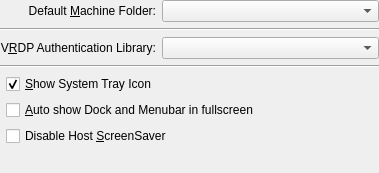
<?xml version="1.0" encoding="UTF-8"?>
<ui version="4.0">
 <comment>
 VBox frontends: Qt4 GUI (&quot;VirtualBox&quot;):

     Copyright (C) 2008-2010 Oracle Corporation

     This file is part of VirtualBox Open Source Edition (OSE), as
     available from http://www.virtualbox.org. This file is free software;
     you can redistribute it and/or modify it under the terms of the GNU
     General Public License (GPL) as published by the Free Software
     Foundation, in version 2 as it comes in the "COPYING" file of the
     VirtualBox OSE distribution. VirtualBox OSE is distributed in the
     hope that it will be useful, but WITHOUT ANY WARRANTY of any kind.
 </comment>
 <class>VBoxGLSettingsGeneral</class>
 <widget class="QWidget" name="VBoxGLSettingsGeneral">
  <property name="geometry">
   <rect>
    <x>0</x>
    <y>0</y>
    <width>379</width>
    <height>173</height>
   </rect>
  </property>
  <layout class="QGridLayout">
   <property name="margin">
    <number>0</number>
   </property>
   <item row="0" column="0" colspan="2">
    <widget class="QLabel" name="mLbMach">
     <property name="text">
      <string>Default &amp;Machine Folder:</string>
     </property>
     <property name="alignment">
      <set>Qt::AlignRight|Qt::AlignTrailing|Qt::AlignVCenter</set>
     </property>
     <property name="buddy">
      <cstring>mPsMach</cstring>
     </property>
    </widget>
   </item>
   <item row="0" column="2">
    <widget class="VBoxFilePathSelectorWidget" name="mPsMach">
     <property name="sizePolicy">
      <sizepolicy hsizetype="MinimumExpanding" vsizetype="Fixed">
       <horstretch>0</horstretch>
       <verstretch>0</verstretch>
      </sizepolicy>
     </property>
    </widget>
   </item>
   <item row="1" column="0" colspan="3">
    <widget class="Line" name="mLnSeparator">
     <property name="orientation">
      <enum>Qt::Horizontal</enum>
     </property>
    </widget>
   </item>
   <item row="2" column="0" colspan="2">
    <widget class="QLabel" name="mLbVRDP">
     <property name="text">
      <string>V&amp;RDP Authentication Library:</string>
     </property>
     <property name="alignment">
      <set>Qt::AlignRight|Qt::AlignTrailing|Qt::AlignVCenter</set>
     </property>
     <property name="buddy">
      <cstring>mPsVRDP</cstring>
     </property>
    </widget>
   </item>
   <item row="2" column="2">
    <widget class="VBoxFilePathSelectorWidget" name="mPsVRDP">
     <property name="sizePolicy">
      <sizepolicy hsizetype="MinimumExpanding" vsizetype="Fixed">
       <horstretch>0</horstretch>
       <verstretch>0</verstretch>
      </sizepolicy>
     </property>
    </widget>
   </item>
   <item row="3" column="0" colspan="3">
    <widget class="Line" name="mLnSeparator2">
     <property name="orientation">
      <enum>Qt::Horizontal</enum>
     </property>
    </widget>
   </item>
   <item row="4" column="0">
    <widget class="QWidget" name="mWtSpacer1">
     <property name="sizePolicy">
      <sizepolicy hsizetype="Fixed" vsizetype="Minimum">
       <horstretch>0</horstretch>
       <verstretch>0</verstretch>
      </sizepolicy>
     </property>
     <property name="minimumWidth">
      <number>34</number>
     </property>
    </widget>
   </item>
   <item row="4" column="1" colspan="2">
    <widget class="QCheckBox" name="mCbCheckTrayIcon">
     <property name="whatsThis">
      <string>When checked, the application will provide an icon with the context menu in the system tray.</string>
     </property>
     <property name="text">
      <string>&amp;Show System Tray Icon</string>
     </property>
     <property name="checked">
      <bool>true</bool>
     </property>
    </widget>
   </item>
   <item row="5" column="0">
    <widget class="QWidget" name="mWtSpacer2">
     <property name="sizePolicy">
      <sizepolicy hsizetype="Fixed" vsizetype="Minimum">
       <horstretch>0</horstretch>
       <verstretch>0</verstretch>
      </sizepolicy>
     </property>
     <property name="minimumWidth">
      <number>34</number>
     </property>
    </widget>
   </item>
   <item row="5" column="1" colspan="2">
    <widget class="QCheckBox" name="mCbCheckPresentationMode">
     <property name="text">
      <string>&amp;Auto show Dock and Menubar in fullscreen</string>
     </property>
    </widget>
   </item>
   <item row="6" column="0">
    <widget class="QWidget" name="mWtSpacer3">
     <property name="sizePolicy">
      <sizepolicy hsizetype="Fixed" vsizetype="Minimum">
       <horstretch>0</horstretch>
       <verstretch>0</verstretch>
      </sizepolicy>
     </property>
     <property name="minimumWidth">
      <number>34</number>
     </property>
    </widget>
   </item>
   <item row="6" column="1" colspan="2">
    <widget class="QCheckBox" name="mCbDisableHostScreenSaver">
     <property name="whatsThis">
      <string>When checked, the host screen saver will be disabled whenever a virtual machine is running.</string>
     </property>
     <property name="text">
      <string>Disable Host &amp;ScreenSaver</string>
     </property>
    </widget>
   </item>
   <item row="7" column="0" colspan="3">
    <spacer>
     <property name="orientation">
      <enum>Qt::Vertical</enum>
     </property>
     <property name="sizeHint" stdset="0">
      <size>
       <width>0</width>
       <height>0</height>
      </size>
     </property>
    </spacer>
   </item>
  </layout>
 </widget>
 <customwidgets>
  <customwidget>
   <class>VBoxFilePathSelectorWidget</class>
   <extends>QComboBox</extends>
   <header>VBoxFilePathSelectorWidget.h</header>
   <container>1</container>
  </customwidget>
 </customwidgets>
 <resources/>
 <connections/>
</ui>
